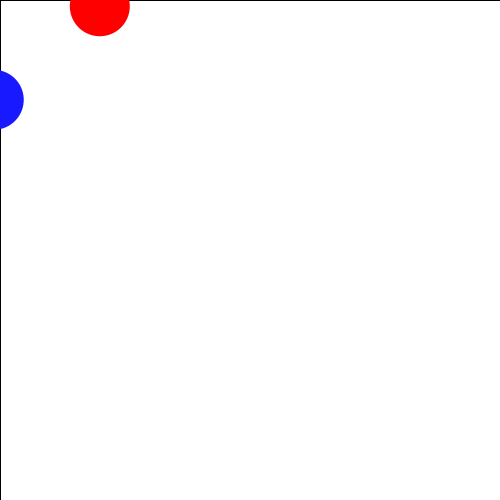
Frame 1 (no input)
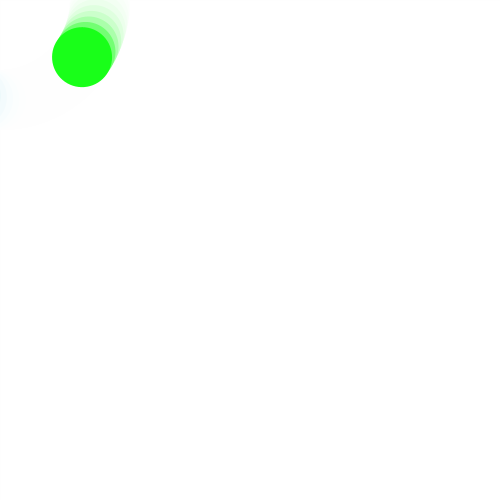
Frame 60 (the mouse pressed at the canvas centre just before this capture)
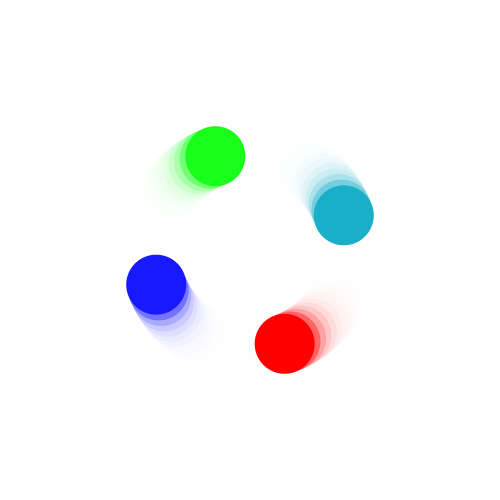
Frame 120 (the mouse held since frame 60 and released just before this capture)

The Processing sketch that drew these frames (run headless with seeded random() and noise(); from frame 60 on, the mouse is pressed at the canvas centre):

// Processing sketch: processing_157333
// ── processing_157333.pde

color a1, a2, a3, a4;
float circleX, circleY, circleRadius;
float angle;
int counter;

void setup() {  //setup function called initially, only once
  size(500, 500);
  background(255);  //set background white
  counter = 0;
  angle = 0;

  circleX = mouseX + 100;
  circleY = mouseY;
  circleRadius = 60;

  a1 = colorA1();
  a2 = colorA2();
  a3 = colorA3();
  a4 = colorA4();
}
color colorA1() {
  float r = 255;
  float g = 0;
  float b = 0;

  color a1 = color (r, g, b);

  return(a1);
}

color colorA2() {
  float r = 25;
  float g = 255;
  float b = 25;

  color a2 = color (r, g, b);

  return(a2);
}

color colorA3() {
  float r = 25;
  float g = 25;
  float b = 255;

  color a3 = color (r, g, b);

  return(a3);
}

color colorA4() {
  float r = 25;
  float g = 175;
  float b = 200;

  color a4 = color (r, g, b);

  return(a4);
}


void draw() {  //draw function loops 
//  background(255);
  fill(255, 255, 255, 100);
  rect(0, 0, width, height);

  noStroke();
  angle++;

  translate(mouseX, mouseY);
  rotate((angle/16));

  fill(a1);
  ellipse(circleX, circleY, circleRadius, circleRadius);

  fill(a2);
  ellipse(-circleX, circleY, circleRadius, circleRadius);

  fill(a3);
  ellipse(0, circleY + 100, circleRadius, circleRadius);

  fill(a4);
  ellipse(0, circleY - 100, circleRadius, circleRadius);
  
  translate(-250, -250);
  rotate(-angle/8);
}

void keyPressed(){
if(key == ' '){
angle--;
}
}
